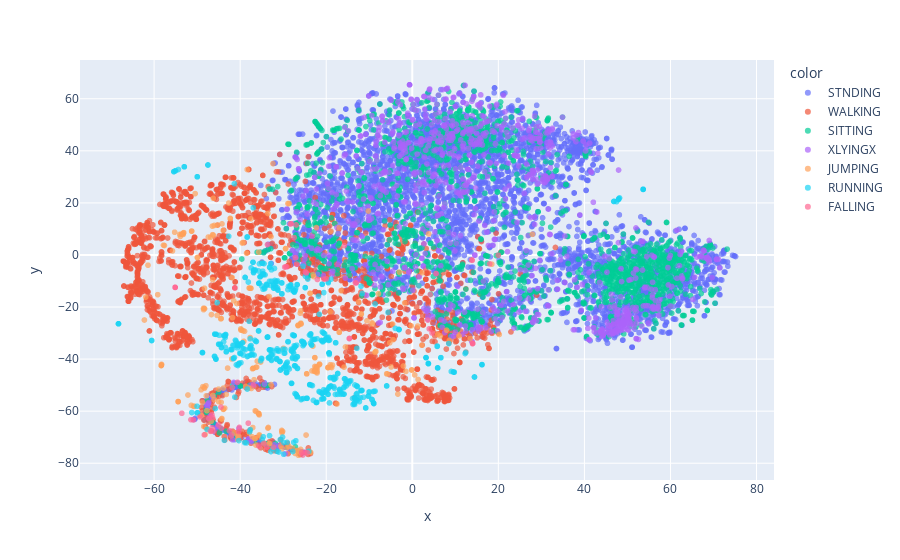

The notebook cell this image was saved under:
### Code cell
import plotly.express as px
px.scatter(x=tsne[:,0], y=tsne[:,1], color=labels, opacity=0.7)

### Figure 1 — Plotly figure (JSON) as saved in the notebook; plotly's stock layout.template omitted (floating-point values rounded to 4 significant figures; data arrays with more than 128 entries replaced by an {"elided": "..."} marker saying what was removed)
{"data": [{"hovertemplate": "color=STNDING<br>x=%{x}<br>y=%{y}<extra></extra>", "legendgroup": "STNDING", "marker": {"color": "#636efa", "opacity": 0.7, "symbol": "circle"}, "mode": "markers", "name": "STNDING", "showlegend": true, "type": "scattergl", "x": {"elided": "4020 float values"}, "xaxis": "x", "y": {"elided": "4020 float values"}, "yaxis": "y"}, {"hovertemplate": "color=WALKING<br>x=%{x}<br>y=%{y}<extra></extra>", "legendgroup": "WALKING", "marker": {"color": "#EF553B", "opacity": 0.7, "symbol": "circle"}, "mode": "markers", "name": "WALKING", "showlegend": true, "type": "scattergl", "x": {"elided": "2308 float values"}, "xaxis": "x", "y": {"elided": "2308 float values"}, "yaxis": "y"}, {"hovertemplate": "color=SITTING<br>x=%{x}<br>y=%{y}<extra></extra>", "legendgroup": "SITTING", "marker": {"color": "#00cc96", "opacity": 0.7, "symbol": "circle"}, "mode": "markers", "name": "SITTING", "showlegend": true, "type": "scattergl", "x": {"elided": "1924 float values"}, "xaxis": "x", "y": {"elided": "1924 float values"}, "yaxis": "y"}, {"hovertemplate": "color=XLYINGX<br>x=%{x}<br>y=%{y}<extra></extra>", "legendgroup": "XLYINGX", "marker": {"color": "#ab63fa", "opacity": 0.7, "symbol": "circle"}, "mode": "markers", "name": "XLYINGX", "showlegend": true, "type": "scattergl", "x": {"elided": "895 float values"}, "xaxis": "x", "y": {"elided": "895 float values"}, "yaxis": "y"}, {"hovertemplate": "color=JUMPING<br>x=%{x}<br>y=%{y}<extra></extra>", "legendgroup": "JUMPING", "marker": {"color": "#FFA15A", "opacity": 0.7, "symbol": "circle"}, "mode": "markers", "name": "JUMPING", "showlegend": true, "type": "scattergl", "x": {"elided": "259 float values"}, "xaxis": "x", "y": {"elided": "259 float values"}, "yaxis": "y"}, {"hovertemplate": "color=RUNNING<br>x=%{x}<br>y=%{y}<extra></extra>", "legendgroup": "RUNNING", "marker": {"color": "#19d3f3", "opacity": 0.7, "symbol": "circle"}, "mode": "markers", "name": "RUNNING", "showlegend": true, "type": "scattergl", "x": {"elided": "527 float values"}, "xaxis": "x", "y": {"elided": "527 float values"}, "yaxis": "y"}, {"hovertemplate": "color=FALLING<br>x=%{x}<br>y=%{y}<extra></extra>", "legendgroup": "FALLING", "marker": {"color": "#FF6692", "opacity": 0.7, "symbol": "circle"}, "mode": "markers", "name": "FALLING", "showlegend": true, "type": "scattergl", "x": [-40.18, 3.932, 19.98, -55.11, -46.92, -55.11, -24.66, -33.82, 13.84, -29.14, 14.0, -44.4, -38.12, -13.2, -20.52, -33.65, -41.23, 18.0, -29.39, -29.66, -49.32, -34.46, -47.13, -24.87, -36.9, -35.62, -25.43, -25.71, -46.56, -26.98, -28.31, -42.03, 14.03, 14.03, -24.38, -48.34, -46.53, -19.99, -27.21, -46.42, -15.8, -47.32, -26.88, 13.92, -42.49, -28.16, -50.84, -45.03, -13.04, -22.05, -44.46, -55.1, 5.527, 4.168, -40.61, -46.14, -53.56, -41.86, 4.592, -32.25, -27.46, -40.36, 3.615, -14.61, -24.99, -14.64, -51.44], "xaxis": "x", "y": [-66.23, -28.36, -0.07023, -12.45, -67.75, -12.43, -6.832, -73.82, -1.911, -4.568, -34.06, -66.53, -64.61, -10.73, -9.28, 3.999, -12.65, -3.424, -4.513, -4.655, -62.21, -72.42, -62.8, -6.524, -49.97, -73.44, -76.83, -75.87, -61.31, 11.54, 11.91, -69.45, -33.96, -34.02, -76.0, -69.1, -66.36, -9.188, -1.11, -62.42, 3.59, -62.78, -3.506, -2.069, -67.54, 12.0, -63.38, -65.22, -10.73, -9.41, -58.43, -12.43, -7.114, -15.21, -48.93, -67.74, -60.8, -50.91, -29.97, -73.85, 6.668, -67.9, -25.01, -32.08, -75.84, -32.11, -63.28], "yaxis": "y"}], "layout": {"legend": {"title": {"text": "color"}, "tracegroupgap": 0}, "margin": {"t": 60}, "xaxis": {"anchor": "y", "domain": [0, 1], "title": {"text": "x"}}, "yaxis": {"anchor": "x", "domain": [0, 1], "title": {"text": "y"}}}}
